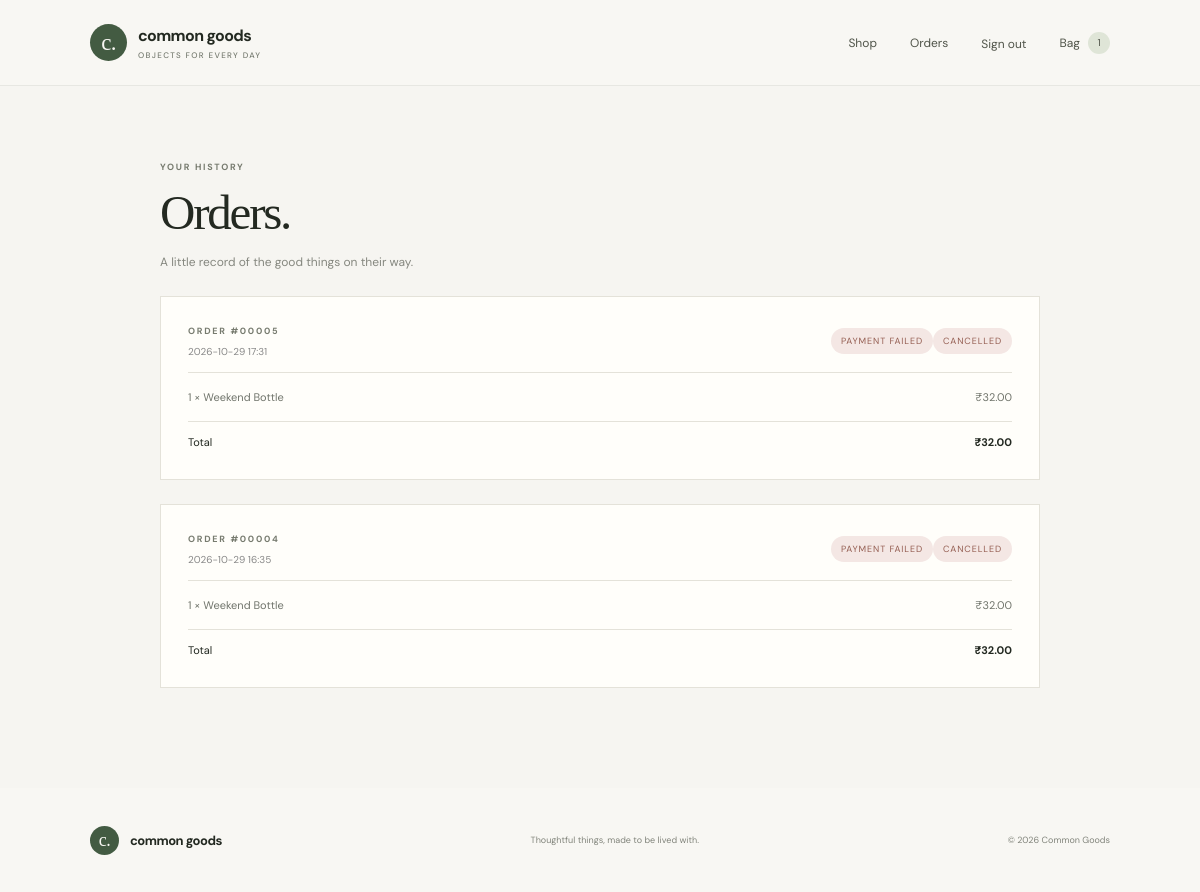
Page /orders (signed in) on the committed database.
### tables this page shows
CREATE TABLE orders(id INTEGER PRIMARY KEY, user_id INTEGER NOT NULL REFERENCES users(id),
      status TEXT NOT NULL DEFAULT 'pending', total REAL NOT NULL, created_at TEXT NOT NULL DEFAULT CURRENT_TIMESTAMP, payment_status TEXT NOT NULL DEFAULT 'unpaid', payment_order_id TEXT, paytm_txn_token TEXT, payment_txn_id TEXT);

CREATE TABLE order_items(id INTEGER PRIMARY KEY, order_id INTEGER NOT NULL REFERENCES orders(id) ON DELETE CASCADE,
      product_id INTEGER REFERENCES products(id) ON DELETE SET NULL, product_name TEXT NOT NULL, price REAL NOT NULL, quantity INTEGER NOT NULL);

### app.py (the view)
@app.get("/orders")
@login_required
def orders():
    rows = db().execute("SELECT * FROM orders WHERE user_id=? ORDER BY id DESC", (g.user["id"],)).fetchall()
    details = {o["id"]: db().execute("SELECT * FROM order_items WHERE order_id=?", (o["id"],)).fetchall() for o in rows}
    return render_template("orders.html", orders=rows, details=details)

### app.py (called while the page is built)
def db():
    if "db" not in g:
        g.db = sqlite3.connect(DB_PATH)
        g.db.row_factory = sqlite3.Row
        g.db.execute("PRAGMA foreign_keys = ON")
    return g.db

@app.before_request
def load_user():
    if "csrf_token" not in session:
        session["csrf_token"] = secrets.token_urlsafe(32)
    if request.method == "POST" and request.path != "/payment/callback" and not hmac.compare_digest(request.form.get("csrf_token", ""), session["csrf_token"]):
        abort(400)
    g.user = db().execute("SELECT * FROM users WHERE id=?", (session.get("user_id"),)).fetchone() if session.get("user_id") else None

@app.context_processor
def nav_data():
    count = 0
    if getattr(g, "user", None):
        row = db().execute("SELECT COALESCE(SUM(quantity),0) n FROM cart_items WHERE user_id=?", (g.user["id"],)).fetchone()
        count = row["n"]
    return {"cart_count": count, "csrf_token": session.get("csrf_token", "")}

def login_required(fn):
    @wraps(fn)
    def wrapped(*args, **kwargs):
        if not g.user:
            flash("Please sign in to continue.", "info")
            return redirect(url_for("login", next=request.path))
        return fn(*args, **kwargs)
    return wrapped

### templates/orders.html
{% extends 'base.html' %}{% block title %}Your orders{% endblock %}{% block content %}<section class="page-section narrow"><div class="eyebrow">YOUR HISTORY</div><h1>Orders.</h1><p class="muted">A little record of the good things on their way.</p>{% for order in orders %}<article class="order-card"><div class="order-top"><div><span class="eyebrow">ORDER #{{ '%05d'|format(order.id) }}</span><p>{{ order.created_at[:16] }}</p></div><div><span class="status status-{{ order.payment_status }}">Payment {{ order.payment_status }}</span><span class="status status-{{ order.status }}">{{ order.status }}</span></div></div><div class="order-lines">{% for item in details[order.id] %}<div><span>{{ item.quantity }} × {{ item.product_name }}</span><span>₹{{ '%.2f'|format(item.price*item.quantity) }}</span></div>{% endfor %}</div><div class="order-total"><span>Total</span><strong>₹{{ '%.2f'|format(order.total) }}</strong></div>{% if order.payment_status in ['initiating','pending'] %}<a class="text-button" href="{{ url_for('pay_order',order_id=order.id) }}">Continue payment →</a>{% endif %}</article>{% else %}<div class="empty-state"><div>♡</div><h2>Your story starts here.</h2><p>You haven't placed an order yet.</p><a class="button button-dark" href="{{ url_for('home') }}">Find something lovely <span>→</span></a></div>{% endfor %}</section>{% endblock %}

### static/style.css (style rules this page uses)
:root { --ink:#232921;--muted:#777c71;--paper:#f6f5f1;--white:#fffefa;--line:#e4e2d9;--green:#435b42;--sage:#dfe5d7;--clay:#d2aa88;--serif:'Playfair Display',Georgia,serif;--sans:'DM Sans',Arial,sans-serif }
* { box-sizing:border-box }
html { scroll-behavior:smooth }
body { margin:0;background:var(--paper);color:var(--ink);font-family:var(--sans);font-size:14px }
.eyebrow { font-size:9px;letter-spacing:.19em;font-weight:700;color:#777b6f }
.hero h1,.auth-form-wrap h1,.page-section>h1,.admin-intro h1 { font:500 clamp(48px,5vw,66px)/1.08 var(--serif);letter-spacing:-.045em;margin:23px 0 17px }
.muted { color:#85877f;font-size:12px;line-height:1.7 }
.page-section { padding:75px 10% 100px;min-height:56vh }
.page-section.narrow { max-width:1120px;margin:0 auto }
.page-section>h1 { font-size:49px;margin:14px 0 7px }
.order-card { margin-top:24px;padding:23px 27px;background:#fffefa;border:1px solid var(--line) }
.order-top { display:flex;justify-content:space-between;align-items:center;padding-bottom:14px;border-bottom:1px solid var(--line) }
.order-top p { margin:7px 0 0;color:#888;font-size:10px }
.status { font-size:9px;text-transform:uppercase;letter-spacing:.1em;border-radius:20px;padding:7px 10px;background:#eef0e9;color:#64725c }
.status-cancelled { background:#f4e7e4;color:#945d51 }
.order-lines { padding:10px 0 }
.order-lines>div,.order-total { display:flex;justify-content:space-between;padding:7px 0;font-size:11px;color:#70746b }
.order-total { border-top:1px solid var(--line);color:var(--ink);padding-top:13px }

### static/payments.css (style rules this page uses)
.status-failed { background:#f4e7e4;color:#945d51 }

### rows in the picture
orders: id "00005", created_at "2026-10-29 17:31", payment_status "FAILED", status "CANCELLED", total "32.00"
order_items: quantity "1", product_name "Weekend Bottle", item.price*item.quantity "32.00"
orders: id "00004", created_at "2026-10-29 16:35", payment_status "FAILED", status "CANCELLED", total "32.00"
order_items: quantity "1", product_name "Weekend Bottle", item.price*item.quantity "32.00"

### other values in the picture
{{ cart_count }} "1"
